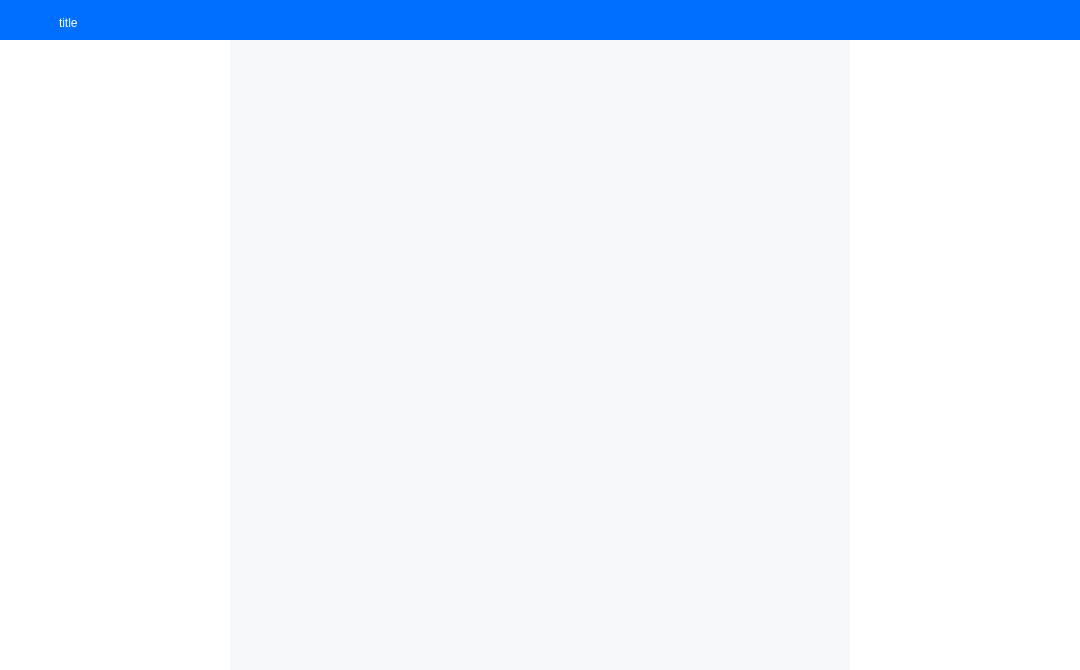
<?xml version="1.0" encoding="UTF-8"?>
<ui version="4.0">
 <class>RoomDemo</class>
 <widget class="QMainWindow" name="RoomDemo">
  <property name="geometry">
   <rect>
    <x>0</x>
    <y>0</y>
    <width>1080</width>
    <height>670</height>
   </rect>
  </property>
  <property name="windowTitle">
   <string>RoomDemo</string>
  </property>
  <widget class="QWidget" name="centralWidget">
   <widget class="QWidget" name="widget_main" native="true">
    <property name="geometry">
     <rect>
      <x>0</x>
      <y>0</y>
      <width>1080</width>
      <height>670</height>
     </rect>
    </property>
    <property name="minimumSize">
     <size>
      <width>1080</width>
      <height>670</height>
     </size>
    </property>
    <property name="maximumSize">
     <size>
      <width>1080</width>
      <height>670</height>
     </size>
    </property>
    <property name="styleSheet">
     <string notr="true">#widget_main{
  border: none;
  background-color: #ffffff;
}   </string>
    </property>
    <layout class="QVBoxLayout" name="verticalLayout_2">
     <property name="spacing">
      <number>0</number>
     </property>
     <property name="leftMargin">
      <number>0</number>
     </property>
     <property name="topMargin">
      <number>0</number>
     </property>
     <property name="rightMargin">
      <number>0</number>
     </property>
     <property name="bottomMargin">
      <number>0</number>
     </property>
     <item>
      <widget class="QWidget" name="widget_top" native="true">
       <property name="minimumSize">
        <size>
         <width>0</width>
         <height>40</height>
        </size>
       </property>
       <property name="maximumSize">
        <size>
         <width>16777215</width>
         <height>40</height>
        </size>
       </property>
       <property name="styleSheet">
        <string notr="true">#widget_top{
	background-color: #006eff;
}</string>
       </property>
       <layout class="QHBoxLayout" name="horizontalLayout">
        <property name="spacing">
         <number>9</number>
        </property>
        <property name="leftMargin">
         <number>20</number>
        </property>
        <property name="topMargin">
         <number>5</number>
        </property>
        <property name="rightMargin">
         <number>10</number>
        </property>
        <property name="bottomMargin">
         <number>0</number>
        </property>
        <item>
         <widget class="QLabel" name="label_logo">
          <property name="minimumSize">
           <size>
            <width>30</width>
            <height>30</height>
           </size>
          </property>
          <property name="maximumSize">
           <size>
            <width>30</width>
            <height>30</height>
           </size>
          </property>
          <property name="text">
           <string/>
          </property>
         </widget>
        </item>
        <item>
         <widget class="QLabel" name="label_title">
          <property name="styleSheet">
           <string notr="true">font: 16pt &quot;Microsoft YaHei&quot;;
color: #ffffff;</string>
          </property>
          <property name="text">
           <string>title</string>
          </property>
         </widget>
        </item>
        <item>
         <spacer name="horizontalSpacer_6">
          <property name="orientation">
           <enum>Qt::Horizontal</enum>
          </property>
          <property name="sizeHint" stdset="0">
           <size>
            <width>40</width>
            <height>20</height>
           </size>
          </property>
         </spacer>
        </item>
        <item>
         <widget class="QPushButton" name="btn_min">
          <property name="minimumSize">
           <size>
            <width>16</width>
            <height>16</height>
           </size>
          </property>
          <property name="maximumSize">
           <size>
            <width>24</width>
            <height>24</height>
           </size>
          </property>
          <property name="styleSheet">
           <string notr="true">QPushButton{
	font: 10pt &quot;Microsoft YaHei&quot;;
	border: none;
	image: url(:/RoomService/min-button.png);
	background-position: center;
}
QPushButton:hover{
	image: url(:/RoomService/min-hover.png);
}
QPushButton:pressed{
	image: url(:/RoomService/min-hover.png);
}</string>
          </property>
          <property name="text">
           <string/>
          </property>
         </widget>
        </item>
        <item>
         <widget class="QPushButton" name="btn_max">
          <property name="minimumSize">
           <size>
            <width>16</width>
            <height>16</height>
           </size>
          </property>
          <property name="maximumSize">
           <size>
            <width>24</width>
            <height>24</height>
           </size>
          </property>
          <property name="styleSheet">
           <string notr="true">QPushButton{
	font: 10pt &quot;Microsoft YaHei&quot;;
	border: none;
	image: url(:/RoomService/max-button.png);
	background-position: center;
}
QPushButton:hover{
	image: url(:/RoomService/max-hover.png);
}
QPushButton:pressed{
	image: url(:/RoomService/max-hover.png);
}</string>
          </property>
          <property name="text">
           <string/>
          </property>
         </widget>
        </item>
        <item>
         <widget class="QPushButton" name="btn_close">
          <property name="minimumSize">
           <size>
            <width>16</width>
            <height>16</height>
           </size>
          </property>
          <property name="maximumSize">
           <size>
            <width>24</width>
            <height>24</height>
           </size>
          </property>
          <property name="styleSheet">
           <string notr="true">QPushButton{
	font: 10pt &quot;Microsoft YaHei&quot;;
	border: none;
	image: url(:/RoomService/close-button.png);
	background-position: center;
}
QPushButton:hover{
	image: url(:/RoomService/close-hover.png);
}
QPushButton:pressed{
	image: url(:/RoomService/close-hover.png);
}</string>
          </property>
          <property name="text">
           <string/>
          </property>
         </widget>
        </item>
       </layout>
       <zorder>horizontalSpacer_6</zorder>
       <zorder>label_logo</zorder>
       <zorder>label_title</zorder>
       <zorder>btn_close</zorder>
       <zorder>btn_min</zorder>
       <zorder>btn_max</zorder>
      </widget>
     </item>
     <item>
      <widget class="QWidget" name="widget_bottom" native="true">
       <layout class="QHBoxLayout" name="horizontalLayout_2">
        <property name="spacing">
         <number>30</number>
        </property>
        <property name="leftMargin">
         <number>0</number>
        </property>
        <property name="topMargin">
         <number>0</number>
        </property>
        <property name="rightMargin">
         <number>0</number>
        </property>
        <property name="bottomMargin">
         <number>0</number>
        </property>
        <item>
         <widget class="QWidget" name="widget_member" native="true">
          <property name="minimumSize">
           <size>
            <width>200</width>
            <height>630</height>
           </size>
          </property>
          <property name="maximumSize">
           <size>
            <width>200</width>
            <height>16777215</height>
           </size>
          </property>
          <property name="styleSheet">
           <string notr="true">background-color: #ffffff;
</string>
          </property>
          <layout class="QVBoxLayout" name="verticalLayout_3">
           <property name="spacing">
            <number>3</number>
           </property>
           <property name="leftMargin">
            <number>0</number>
           </property>
           <property name="topMargin">
            <number>0</number>
           </property>
           <property name="rightMargin">
            <number>0</number>
           </property>
           <property name="bottomMargin">
            <number>0</number>
           </property>
          </layout>
         </widget>
        </item>
        <item>
         <widget class="QWidget" name="widget_main_share" native="true">
          <property name="styleSheet">
           <string notr="true">#widget_main_share
{	background-color: rgb(247,248,250);
}</string>
          </property>
         </widget>
        </item>
        <item>
         <widget class="QWidget" name="widget_message" native="true">
          <property name="minimumSize">
           <size>
            <width>200</width>
            <height>630</height>
           </size>
          </property>
          <property name="maximumSize">
           <size>
            <width>200</width>
            <height>16777215</height>
           </size>
          </property>
          <property name="autoFillBackground">
           <bool>false</bool>
          </property>
          <property name="styleSheet">
           <string notr="true">background-color: #ffffff;</string>
          </property>
          <layout class="QVBoxLayout" name="verticalLayout">
           <property name="spacing">
            <number>0</number>
           </property>
           <property name="leftMargin">
            <number>0</number>
           </property>
           <property name="topMargin">
            <number>0</number>
           </property>
           <property name="rightMargin">
            <number>0</number>
           </property>
           <property name="bottomMargin">
            <number>0</number>
           </property>
          </layout>
         </widget>
        </item>
       </layout>
      </widget>
     </item>
    </layout>
   </widget>
  </widget>
 </widget>
 <layoutdefault spacing="6" margin="11"/>
 <resources>
  <include location="../Resources/RoomService/RoomService.qrc"/>
 </resources>
 <connections/>
</ui>
